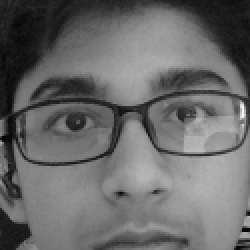
#> input picture lesson 11/faces/Aarav/13.png, 125 x 125 px, found by its file name (shown 2 times larger)
$ python detect.py
#> lines starting #> are read from the running program, lines starting #| are printed output that depends on the picture
import cv2
import os
import numpy as np
facedetect = r"C:\Users\Aarav\OneDrive\Desktop\openCV\lesson 11\haarcascade_frontalface_default.xml"
faces = r"C:\Users\Aarav\OneDrive\Desktop\openCV\lesson 11\faces"
print("be in sufficient lighting for face detection")
#creating name and image list
(Image,Labels,Names,NameID) = ([],[],{},0)
for (sub,main,file) in os.walk(faces):
    for sub in main:
        Names[NameID] = sub
        indvpath = os.path.join(faces,sub)
        for filename in os.listdir(indvpath):
            path = indvpath+"/"+filename
            label = NameID
            Image.append(cv2.imread(path,0))
            Labels.append(int(label))
        NameID += 1
#> NameID = 1
(width,height) = (125,125)
(Image,Labels) = [np.array(list1) for list1 in (Image,Labels)]
model = cv2.face.LBPHFaceRecognizer_create()
model.train(Image,Labels)
detector = cv2.CascadeClassifier(facedetect)
camera = cv2.VideoCapture(0)
while True:
    f, frame = camera.read()
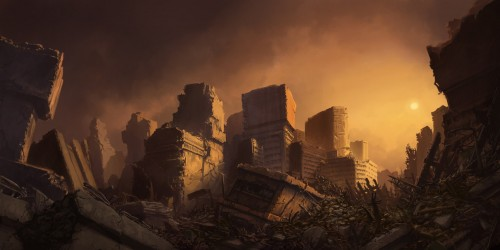
#> input picture lesson 2/image1.jpg, 500 x 250 px, given in place of the camera
#> frame is the input picture: shape (250, 500, 3); mean B, G, R 34.8, 52.4, 81
    if f == False:
        print("Frame was unable to be read")
        break
    grayscale = cv2.cvtColor(frame,cv2.COLOR_BGR2GRAY)
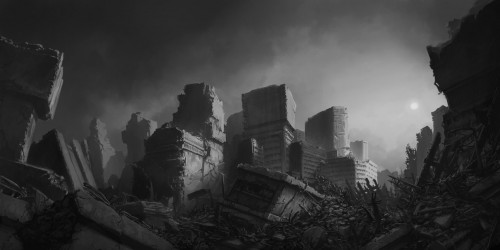
#> grayscale: shape (250, 500); min 3, max 225, mean 58.9
    facelist = detector.detectMultiScale(grayscale,1.3,5)
    for (xpos,ypos,w,h) in facelist:
        cv2.rectangle(frame,(xpos,ypos),(xpos+w,ypos+h),(0,0,255),5)
        iface = grayscale[ypos:ypos+h,xpos:xpos+w]
        resized = cv2.resize(iface,(width, height))
        prediction = model.predict(resized)
        cv2.rectangle(frame,(xpos,ypos),(xpos+w,ypos+h),(255,0,0),5)
        if prediction[1] < 500:
            cv2.putText(frame,'%s-%.0f'%(Names[prediction[0]],prediction[1]),(xpos-10,ypos-10),cv2.FONT_HERSHEY_PLAIN,1.5,(0,0,255))
        else:
            cv2.putText(frame,"Your image wasn't recognized!",(xpos-10,ypos-10),cv2.FONT_HERSHEY_PLAIN,1,(0,255,255))
    cv2.imshow("output",frame)
    key = cv2.waitKey(10)
#> (key Esc is pressed here)
    if key == 27:
        break
